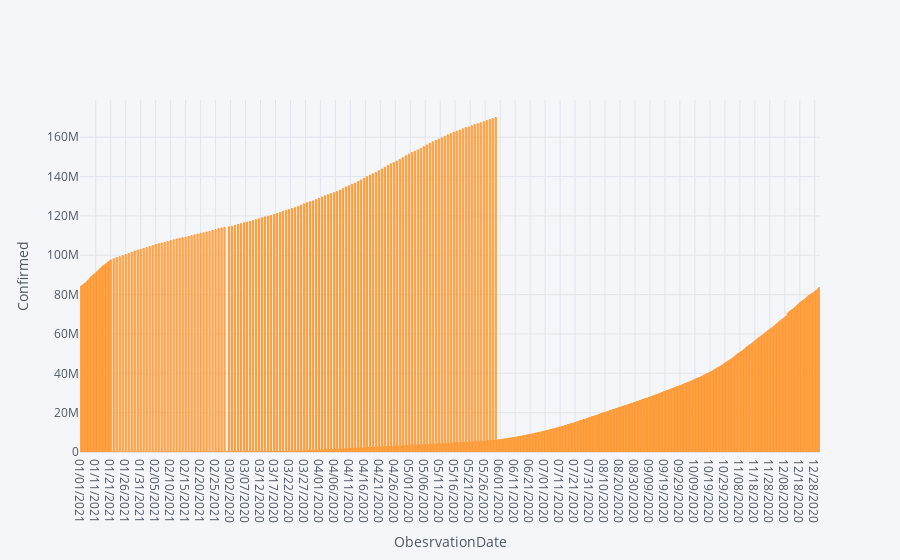

The notebook cell saved with this chart:
### Code cell
#plotly
confirmed.iplot(kind='bar',x='ObservationDate',y='Confirmed',xTitle='ObesrvationDate',yTitle='Confirmed')

### Figure 1 — Plotly figure (JSON) as saved in the notebook; plotly's stock layout.template omitted (floating-point values rounded to 4 significant figures; data arrays with more than 128 entries replaced by an {"elided": "..."} marker saying what was removed)
{"data": [{"marker": {"color": "rgba(255, 153, 51, 0.6)", "line": {"color": "rgba(255, 153, 51, 1.0)", "width": 1}}, "name": "Confirmed", "orientation": "v", "text": "", "type": "bar", "x": {"elided": "494 str values"}, "y": {"elided": "494 int values"}}], "layout": {"legend": {"bgcolor": "#F5F6F9", "font": {"color": "#4D5663"}}, "paper_bgcolor": "#F5F6F9", "plot_bgcolor": "#F5F6F9", "title": {"font": {"color": "#4D5663"}}, "xaxis": {"gridcolor": "#E1E5ED", "showgrid": true, "tickfont": {"color": "#4D5663"}, "title": {"font": {"color": "#4D5663"}, "text": "ObesrvationDate"}, "zerolinecolor": "#E1E5ED"}, "yaxis": {"gridcolor": "#E1E5ED", "showgrid": true, "tickfont": {"color": "#4D5663"}, "title": {"font": {"color": "#4D5663"}, "text": "Confirmed"}, "zerolinecolor": "#E1E5ED"}}}
